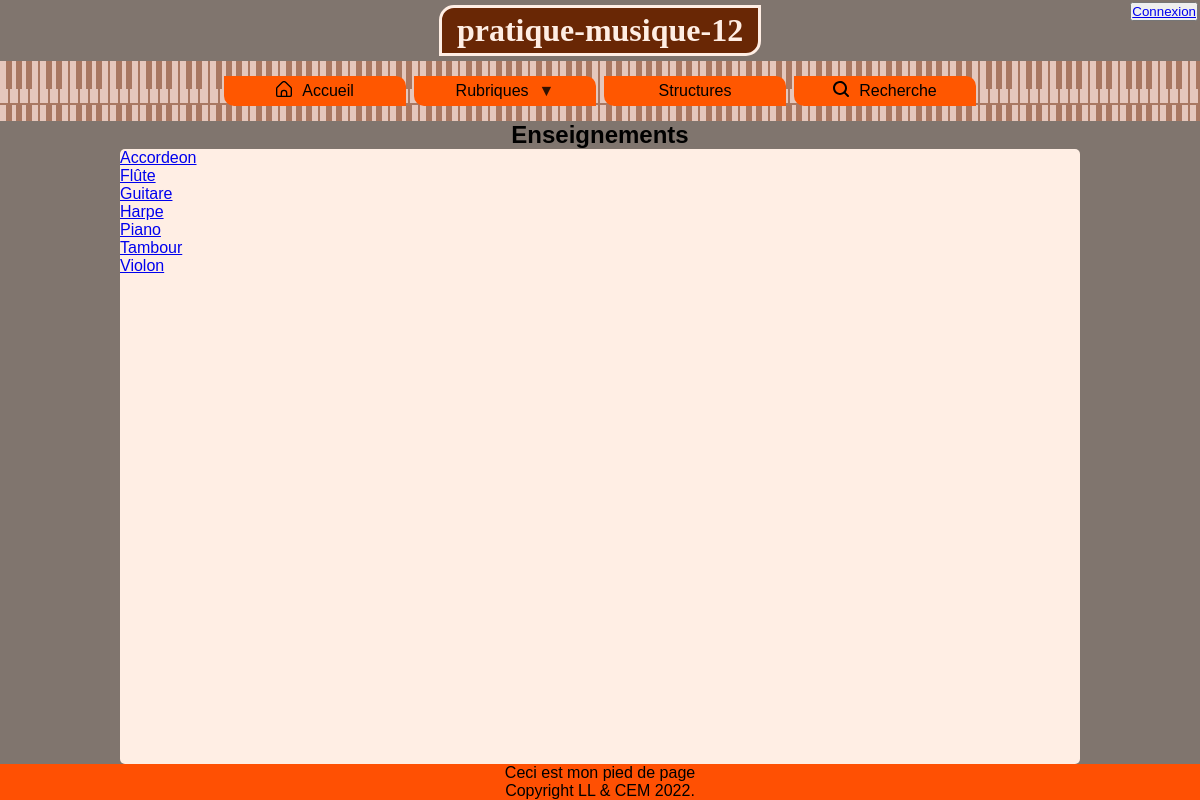
Before: /pages/rubriques/enseignements.php with the older database file.
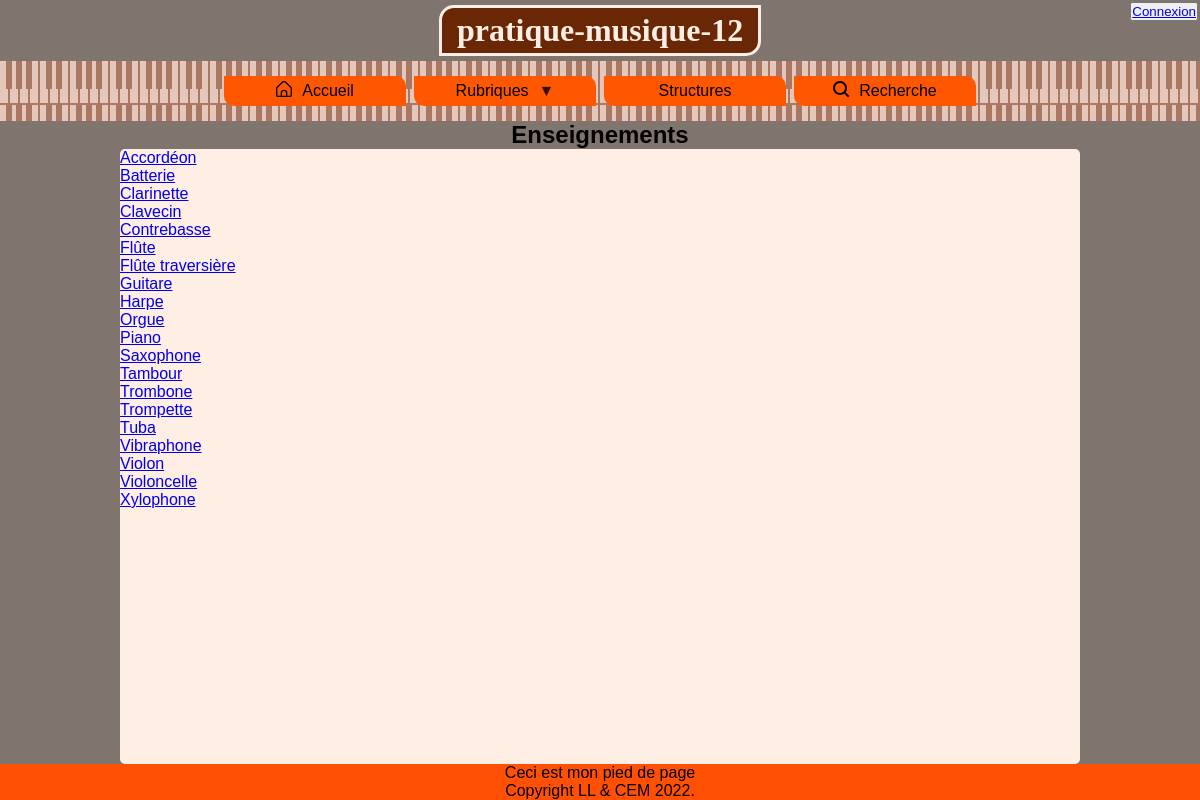
After: the same page with the newer database file.
### tables this page shows
CREATE TABLE `instruments` (
  `nomInstrument` varchar(50) NOT NULL
);

### testing/dbController.php (called while the page is built, shortened)
<?php
class dbController
{
	private $_server = 'localhost';
	private	$_user = 'root';
	private	$_password = '';
	private	$_database = 'pratique-musique-12';
	private $_mysqli;
	public function __construct()
	{
		$this->_mysqli = new mysqli($this->_server, $this->_user, $this->_password, $this->_database);
	}
	public function getInstruments()
	{
		$req = 'SELECT nomInstrument FROM instruments ORDER BY nomInstrument';
		if ($result = $this->_mysqli->query($req)) {
			$dump  = $result->fetch_all(MYSQLI_ASSOC);
		}
		return $dump;
	}
}

### pages/rubriques/enseignements.php (the view, shortened to what this page needs)
<?php
include('../head.php')
?>
<body>
<?php
include('../header.php');
?>
<h2>Enseignements</h2>
<section>
    <?php
    require_once($_SERVER['DOCUMENT_ROOT'] . "/pratique-musique-12/testing/dbController.php");
    $db = new dbController();
    if (!isset($_GET['nomInstrument'])) {
        $instruments = $db->getInstruments();
        echo "<ul>";
        foreach ($instruments as $key => $value) {
            $nomInstrument = $value['nomInstrument'];
            $url = $_SERVER['REQUEST_URI'] . "?nomInstrument=" . $nomInstrument;
            echo "<li><a href=" . $url . "  >" . $nomInstrument . "</a></li>";
        }
        echo "</ul>";
    }
    ?>
</section>
<?php
include('../footer.php');
?>
</body>
</html>

### pages/head.php (shortened to what this page needs)
<!DOCTYPE html>
<html lang="fr">
<head>
    <link rel="stylesheet" type="text/css" href="/pratique-musique-12/stylesheet/header.css" media="screen"/>
    <link rel="stylesheet" type="text/css" href="/pratique-musique-12/stylesheet/pages.css" media="screen"/>
    <link rel="stylesheet" type="text/css" href="/pratique-musique-12/stylesheet/print.css" media="print" />
</head>

### pages/header.php (shortened to what this page needs)
<header>
    <?php
    if (!isset($_SESSION['login'])) {
        echo "<button name='connexion'><a href='/pratique-musique-12/pages/connexion.php'>Connexion</a></button>";
    } else {
        echo "<form method='post'>
                <input id='logout' type='submit' value='Se déconnecter' name='f_logout_button'>
              </form>";
    }
    ?>
    <h1><a href="/pratique-musique-12/index.php">pratique-musique-12</a></h1>
    <nav>
        <ul>
            <li><a id='accueil' href="/pratique-musique-12/index.php">Accueil</a></li>
            <li class="deroulant"><a class='deroulant' href="/pratique-musique-12/pages/rubriques.php">Rubriques</a>
            </li>
            <li><a href="/pratique-musique-12/pages/structures.php">Structures</a></li>
            <li><a id='recherche' href="/pratique-musique-12/pages/recherche.php">Recherche</a></li>
        </ul>
    </nav>
</header>

### pages/footer.php
<footer>Ceci est mon pied de page<br>Copyright LL & CEM 2022.</footer>

### stylesheet/header.css (style rules this page uses)
* { margin: 0; padding: 0; box-sizing: border-box; }
html { width: 100%; height: 100%; }
body { height: 100%; font-family: Arial; display: flex; flex-direction: column; justify-content: flex-start; align-items: center; background: rgb(128, 117, 110); }
header { width: 100%; }
h1 { font-family: "Trebuchet MS"; }
h1 a { text-decoration: none; border: solid 3px; margin: 5px; color: rgb(255, 238, 228); background-color: rgb(105,39,5); padding: 4px 15px; border-bottom-right-radius: 15px; border-top-left-radius: 15px; }
header button { position: fixed; top: 2px; right: 2px; }
header h1 { display: flex; flex-direction: column; align-items: center; }
header nav { display: flex; flex-direction: row; justify-content: space-evenly; align-items: center; height: 60px; width: 100%; background-color: #e5c7bc; }
#accueil::before { content: url(/pratique-musique-12/icons/accueil.svg); padding-right: 10px; }
#recherche::before { content: url(/pratique-musique-12/icons/rechercher.svg); padding-right: 10px; }
header nav ul, header nav ul li { display: flex; justify-content: space-evenly; }
header nav ul li a { display: flex; flex-direction: row; justify-content: center; align-items: center; width: 190px; height: 30px; margin: 2% 2%; text-decoration: none; background-color: rgb(255, 87, 0); color: black; border-top-right-radius: 10px; border-bottom-left-radius: 10px; }
.deroulant > a::after { content: " ▼ "; padding-left: 10px; opacity: 80%; }
h2 { display: flex; align-items: center; }
section { scroll-behavior: smooth; overflow-y: scroll; justify-content: center; align-items: center; width: 80%; flex-grow:1; border-radius: 5px; background-color: rgb(255, 238, 228); }
footer { display: flex; flex-direction: column; background-color: rgb(255, 80, 3); margin: auto; width: 100%; text-align: center; }

Changed rows visible on the page:
removed instruments: nomInstrument "Accordeon"
added instruments: nomInstrument "Accordéon"
added instruments: nomInstrument "Batterie"
added instruments: nomInstrument "Clarinette"
added instruments: nomInstrument "Clavecin"
added instruments: nomInstrument "Contrebasse"
added instruments: nomInstrument "Flûte traversière"
added instruments: nomInstrument "Orgue"
added instruments: nomInstrument "Saxophone"
added instruments: nomInstrument "Trombone"
added instruments: nomInstrument "Trompette"
added instruments: nomInstrument "Tuba"
added instruments: nomInstrument "Vibraphone"
added instruments: nomInstrument "Violoncelle"
added instruments: nomInstrument "Xylophone"
